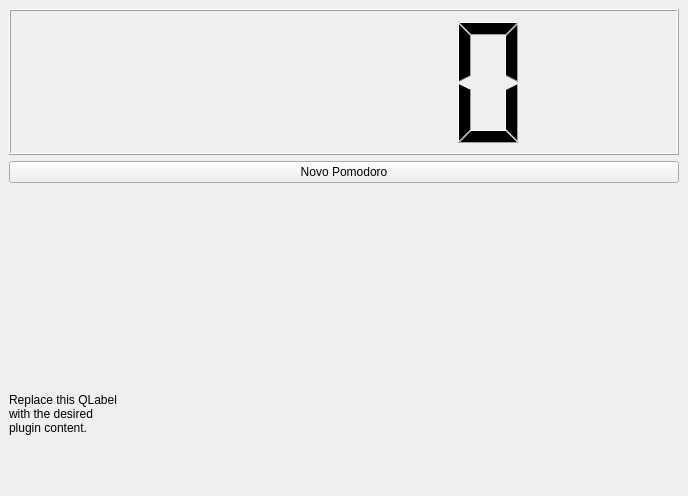
<?xml version="1.0" encoding="UTF-8"?>
<ui version="4.0">
 <class>PomodoroDockWidgetBase</class>
 <widget class="QDockWidget" name="PomodoroDockWidgetBase">
  <property name="geometry">
   <rect>
    <x>0</x>
    <y>0</y>
    <width>688</width>
    <height>496</height>
   </rect>
  </property>
  <property name="windowTitle">
   <string>Pomodoro</string>
  </property>
  <widget class="QWidget" name="dockWidgetContents">
   <property name="enabled">
    <bool>true</bool>
   </property>
   <layout class="QGridLayout" name="gridLayout">
    <item row="0" column="0">
     <widget class="QLCDNumber" name="lcdNumber">
      <property name="frameShape">
       <enum>QFrame::Box</enum>
      </property>
      <property name="smallDecimalPoint">
       <bool>false</bool>
      </property>
      <property name="segmentStyle">
       <enum>QLCDNumber::Filled</enum>
      </property>
      <property name="value" stdset="0">
       <double>0.000000000000000</double>
      </property>
     </widget>
    </item>
    <item row="4" column="0">
     <layout class="QHBoxLayout" name="testeLayout"/>
    </item>
    <item row="3" column="0">
     <widget class="QLabel" name="label">
      <property name="text">
       <string>Replace this QLabel
with the desired
plugin content.</string>
      </property>
      <property name="scaledContents">
       <bool>false</bool>
      </property>
     </widget>
    </item>
    <item row="2" column="0">
     <layout class="QHBoxLayout" name="horizontalLayout">
      <item>
       <widget class="QLabel" name="icon_0">
        <property name="text">
         <string/>
        </property>
        <property name="alignment">
         <set>Qt::AlignCenter</set>
        </property>
       </widget>
      </item>
      <item>
       <widget class="QLabel" name="icon_1">
        <property name="text">
         <string/>
        </property>
        <property name="alignment">
         <set>Qt::AlignCenter</set>
        </property>
       </widget>
      </item>
      <item>
       <widget class="QLabel" name="icon_2">
        <property name="text">
         <string/>
        </property>
        <property name="alignment">
         <set>Qt::AlignCenter</set>
        </property>
       </widget>
      </item>
      <item>
       <widget class="QLabel" name="icon_3">
        <property name="text">
         <string/>
        </property>
        <property name="alignment">
         <set>Qt::AlignCenter</set>
        </property>
       </widget>
      </item>
      <item>
       <widget class="QLabel" name="icon_4">
        <property name="text">
         <string/>
        </property>
        <property name="alignment">
         <set>Qt::AlignCenter</set>
        </property>
       </widget>
      </item>
      <item>
       <widget class="QLabel" name="icon_5">
        <property name="text">
         <string/>
        </property>
        <property name="alignment">
         <set>Qt::AlignCenter</set>
        </property>
       </widget>
      </item>
      <item>
       <widget class="QLabel" name="icon_6">
        <property name="text">
         <string/>
        </property>
        <property name="alignment">
         <set>Qt::AlignCenter</set>
        </property>
       </widget>
      </item>
     </layout>
    </item>
    <item row="1" column="0">
     <widget class="QPushButton" name="pushButton">
      <property name="text">
       <string>Novo Pomodoro</string>
      </property>
      <property name="checkable">
       <bool>false</bool>
      </property>
     </widget>
    </item>
   </layout>
  </widget>
 </widget>
 <resources/>
 <connections/>
</ui>
